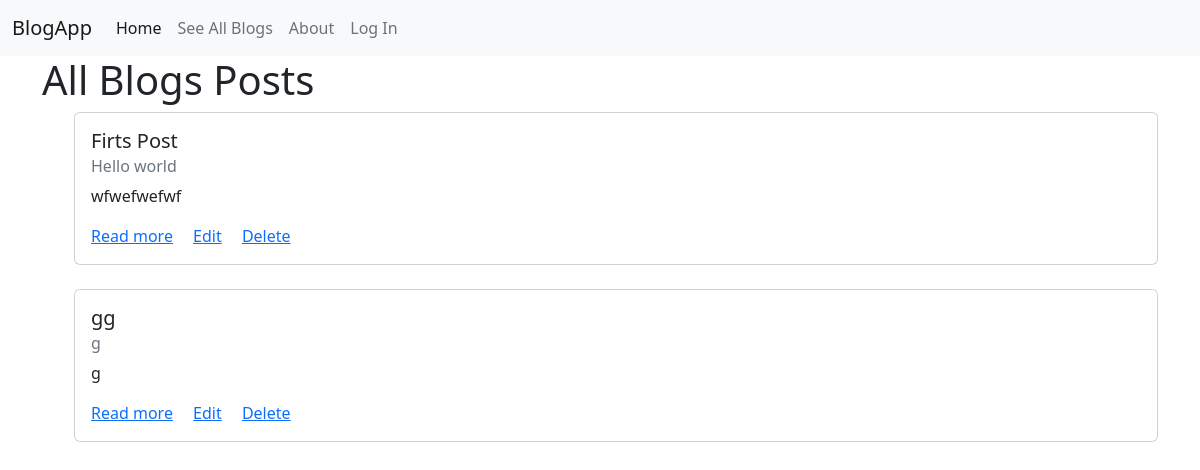
The app's page /posts/, older data.
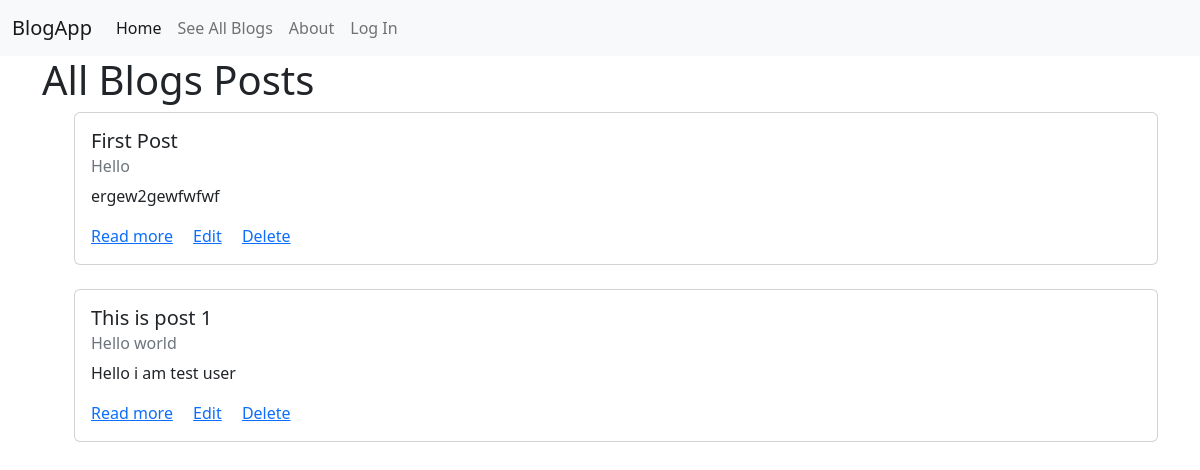
The same page, newer data.
### posts/models.py (models this page shows, shortened)
class Post(models.Model):
    title = models.CharField(max_length=256)
    subtitle = models.CharField(max_length=256)
    author = models.ForeignKey(
        get_user_model(),
        on_delete=models.CASCADE
    )
    body = models.TextField()
    created_on = models.DateTimeField(auto_now_add=True)

### posts/views.py (the view)
# urls.py: path('', PostListView.as_view(), name='list'),
class PostListView(ListView):
    template_name = "posts/list.html"
    model = Post

### templates/posts/list.html (shortened to what this page needs)
{% extends 'base.html' %}
{% block content %}
    <h1>All Blogs Posts</h1>
    <ul>
        {% for post in post_list %}
        <div class="card">
            <div class="card-body">
                <h5 class="card-title">{{ post.title }}</h5>
                <h6 class="card-subtitle mb-2 text-muted">{{ post.subtitle }}</h6>
                <p class="card-text">{{ post.body|truncatechars:500 }}</p>
                <a href="{% url 'detail' post.id %}" class="card-link">Read more</a>
                <a href="{% url 'edit' post.id %}" class="card-link">Edit</a>
                <a href="{% url 'delete' post.id %}" class="card-link">Delete</a>
            </div>
        </div>
        <br />
        {% endfor %}
    </ul>
{% endblock content %}

### templates/base.html (shortened to what this page needs)
{%load static %}
<!DOCTYPE html>
<html lang="en">
<head>
    <link href="https://cdn.jsdelivr.net/npm/bootstrap@5.2.1/dist/css/bootstrap.min.css" rel="stylesheet">
    <link rel="stylesheet" href="{% static 'css/style.css' %}">
</head>
<body>
    <nav class="navbar navbar-expand-lg bg-light">
        <div class="container-fluid">
            <a class="navbar-brand" href="{% url 'home' %}">BlogApp</a>
            <div class="collapse navbar-collapse" id="navbarNav">
            <ul class="navbar-nav">
                <li class="nav-item">
                <a class="nav-link active" aria-current="page" href="{% url 'home' %}">Home</a>
                <li class="nav-item">
                    <a class="nav-link" href="{% url 'list' %}">See All Blogs</a>
                </li>
                <li class="nav-item">
                    <a class="nav-link" href="{% url 'about' %}">About</a>
                </li>
                {% if user.is_authenticated %}
                    <li class="nav-item">
                        <a class="nav-link" href="{% url 'create' %}">New</a>
                    </li>
                    <li class="nav-item">
                        <a class="nav-link" href="{% url 'password_change' %}">Password Change</a>
                    </li>
                    <li class="nav-item">
                        <a class="nav-link" href="{% url 'logout' %}">Log Out</a>
                    </li>
                {% else %}
                    <li class="nav-item">
                        <a class="nav-link" href="{% url 'login' %}">Log In</a>
                    </li>
                {% endif %}
            </ul>
            </div>
        </div>
    </nav>
    <div class="container">
        {% block content %}
        {% endblock content %}
    </div>
</body>
</html>

Row changes from the older to the newer data that the page shows:
removed Post: title "Firts Post", subtitle "Hello world", body "wfwefwefwf"
removed Post: title "gg", subtitle "g", body "g"
added Post: title "First Post", subtitle "Hello", body "ergew2gewfwfwf"
added Post: title "This is post 1", subtitle "Hello world", body "Hello i am test user"
